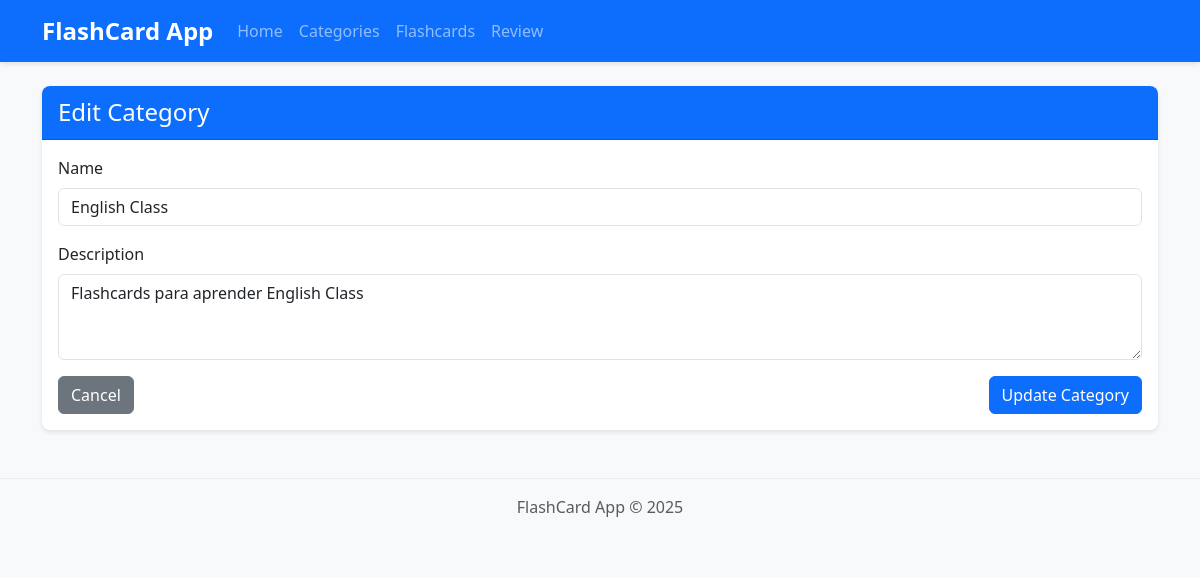
The app's page /categories/edit/3 with its own data.
### tables this page shows
CREATE TABLE categories (
        id INTEGER PRIMARY KEY AUTOINCREMENT,
        name TEXT NOT NULL UNIQUE,
        description TEXT
    );

### app.py (the view, shortened to what this page needs)
@app.route('/categories/edit/<int:category_id>', methods=['GET', 'POST'])
def edit_category(category_id):
    category = category_model.get_category_by_id(category_id)
    if not category:
        flash('Category not found', 'error')
        return redirect(url_for('list_categories'))
    return render_template('category_form.html', category=category)

### app.py (called while the page is built)
@app.context_processor
def inject_now():
    return {'now': datetime.datetime.now()}

### models.py (called while the page is built)
    def get_connection(self):
        conn = sqlite3.connect(self.db_path)
        conn.row_factory = sqlite3.Row  # This allows accessing columns by name
        return conn

    def close_connection(self, conn):
        if conn:
            conn.close()

    def get_category_by_id(self, category_id):
        conn = self.db_manager.get_connection()
        cursor = conn.cursor()
        cursor.execute('SELECT * FROM categories WHERE id = ?', (category_id,))
        category = cursor.fetchone()
        self.db_manager.close_connection(conn)
        return category

### templates/category_form.html (shortened to what this page needs)
{% extends 'base.html' %}
{% block content %}
<div class="card">
    <div class="card-header bg-primary text-white">
        <h2 class="h4 mb-0">
            {% if category %}
                Edit Category
            {% else %}
                Add Category
            {% endif %}
        </h2>
    </div>
    <div class="card-body">
        <form method="POST">
            <div class="mb-3">
                <label for="name" class="form-label">Name</label>
                <input type="text" class="form-control" id="name" name="name"
                       value="{{ name or (category.name if category else '') }}" required>
            </div>
            <div class="mb-3">
                <label for="description" class="form-label">Description</label>
                <textarea class="form-control" id="description" name="description" rows="3">{{ description or (category.description if category else '') }}</textarea>
            </div>
            <div class="d-flex justify-content-between">
                <a href="{{ url_for('list_categories') }}" class="btn btn-secondary">Cancel</a>
                <button type="submit" class="btn btn-primary">
                    {% if category %}
                        Update Category
                    {% else %}
                        Add Category
                    {% endif %}
                </button>
            </div>
        </form>
    </div>
</div>
{% endblock %}

### static/css/style.css (style rules this page uses)
body { font-family: 'Segoe UI', Tahoma, Geneva, Verdana, sans-serif; background-color: #f8f9fa; color: #333; }
.card { border-radius: 8px; overflow: hidden; margin-bottom: 20px; border: none; box-shadow: 0 2px 5px rgba(0,0,0,0.1); }
.card-header { font-weight: 600; padding: 12px 16px; }

### records on screen
categories: name "English Class", description "Flashcards para aprender English Class"
